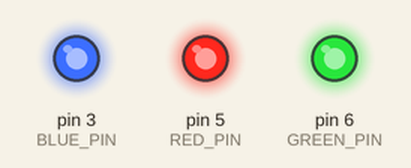
Simulated run of this sketch. Board: Arduino Uno, built with avr-gcc and run on an emulated ATmega328P. Shown: output pins drawn as LEDs (lit = HIGH).

Above: at 0.1 s.
Timing chart, 0 to 1.6 s (numbered marks = the images above):
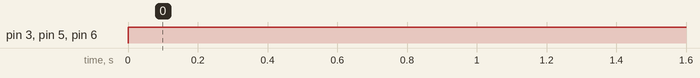

The sketch:

4pin_ledstrip.ino
```cpp
/*
18-03-2025  10:52
Authored by Bas Bakens
*/

/// This code is for a 4 pin LED strip with the following pins:
/// first pin (-->) 12V+
/// second pin  Green LED color
/// third pin   Red   LED color
/// fourth pin  Blue  LED color

// ARDUINO CONSTANT & VARIABLE DEFINITIONS
// -------------------------------------
//   Arduino output pin receiving brightness levels for a specific color
#define RED_PIN 5
#define GREEN_PIN 6
#define BLUE_PIN 3

// =====================================
// ARDUINO SETUP ROUTINE
// -------------------------------------
void setup() {
  pinMode(RED_PIN, OUTPUT);
  pinMode(GREEN_PIN, OUTPUT);
  pinMode(BLUE_PIN, OUTPUT);
  setLEDS(0, 0, 0);
}

// =====================================
// ARDUINO MAIN LOOP ROUTINE
// -------------------------------------
void loop() {
  setLEDS(255, 255, 255);
}

//    send the LED levels to the Arduino pins
void setLEDS(int ipR, int ipG, int ipB) {
  analogWrite(RED_PIN, ipR);
  analogWrite(GREEN_PIN, ipG);
  analogWrite(BLUE_PIN, ipB);
}
```

Measured:
- by itself, pin 3 (BLUE_PIN), pin 5 (RED_PIN), pin 6 (GREEN_PIN): LOW → HIGH at 0.00 s
